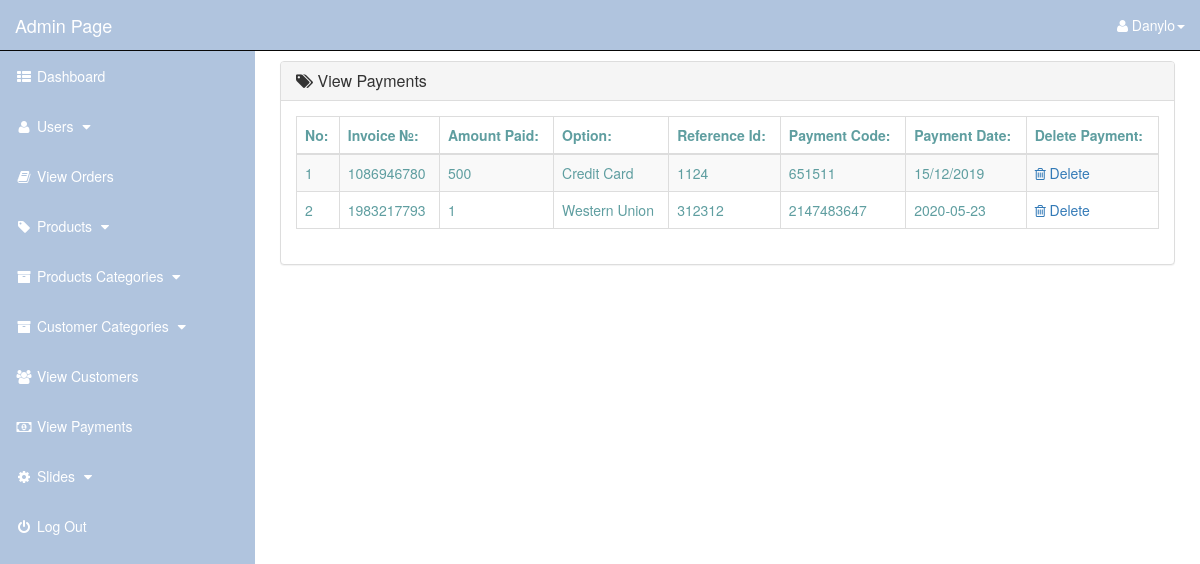
Screenshot of /admin_area/index.php?view_payments (signed in) with the database file from the repository.
### tables this page shows
CREATE TABLE `payments` (
  `payment_id` int(10) NOT NULL,
  `invoice_no` int(10) NOT NULL,
  `amount` int(10) NOT NULL,
  `payment_option` text NOT NULL,
  `ref_id` int(10) NOT NULL,
  `code` int(10) NOT NULL,
  `payment_date` text NOT NULL
);

### admin_area/view_payments.php (the view)
<?php
    if(!isset($_SESSION['admin_email'])){
        echo "<script>window.open('login.php','_self')</script>";
    }else{
?>
<div class="row">
    <div class="col-lg-12">
    </div>
</div>
<div class="row">
    <div class="col-lg-12">
        <div class="panel panel-default">
            <div class="panel-heading">
               <h3 class="panel-title">
                   <i class="fa fa-tags"></i>  View Payments
               </h3>
            </div>
            <div class="panel-body">
                <div class="table-responsive">
                    <table class="table table-striped table-bordered table-hover">
                        <thead>
                            <tr>
                                <th> No: </th>
                                <th> Invoice №: </th>
                                <th> Amount Paid: </th>
                                <th> Option: </th>
                                <th> Reference Id: </th>
                                <th> Payment Code: </th>
                                <th> Payment Date: </th>
                                <th> Delete Payment: </th>
                            </tr>
                        </thead>
                        <tbody>
                            <?php
                                $i=0;
                                $get_payments = "select * from payments";
                                $run_payments = mysqli_query($con,$get_payments);
                                while($row_payments=mysqli_fetch_array($run_payments)){
                                    $payment_id = $row_payments['payment_id'];
                                    $invoice_no = $row_payments['invoice_no'];
                                    $amount = $row_payments['amount'];
                                    $payment_option = $row_payments['payment_option'];
                                    $ref_id = $row_payments['ref_id'];
                                    $code = $row_payments['code'];
                                    $payment_date = $row_payments['payment_date'];
                                    $i++;
                            ?>
                            <tr>
                                <td> <?php echo $i; ?> </td>
                                <td> <?php echo $invoice_no; ?> </td>
                                <td> <?php echo $amount; ?></td>
                                <td> <?php echo $payment_option; ?> </td>
                                <td> <?php echo $ref_id; ?></td>
                                <td> <?php echo $code; ?> </td>
                                <td> <?php echo $payment_date; ?> </td>
                                <td>
                                     <a href="index.php?delete_payment=<?php echo $payment_id; ?>">
                                        <i class="fa fa-trash-o"></i> Delete
                                     </a>
                                </td>
                            </tr>
                            <?php } ?>
                        </tbody>
                    </table>
                </div>
            </div>
        </div>
    </div>
</div>
<?php } ?>

### admin_area/includes/sidebar.php (shortened to what this page needs)
<?php
    if(!isset($_SESSION['admin_email'])){
        echo "<script>window.open('../login.php','_self')</script>";
    }else{
?>
<nav class="navbar navbar-inverse navbar-fixed-top">
    <div class="navbar-header">
        <a href="index.php?dashboard" class="navbar-brand">Admin Page</a>
    </div>
    <ul class="nav navbar-right top-nav">
        <li class="dropdown">
            <a href="#" class="dropdown-toggle" data-toggle="dropdown">
                <i class="fa fa-user"></i></i> <?php echo $admin_name;  ?><b class="caret"></b>
            </a>
        </li>
    </ul>
    <div class="collapse navbar-collapse navbar-ex1-collapse">
        <ul class="nav navbar-nav side-nav">
            <li>
                <a href="index.php?dashboard">
                    <i class="fa fa-fw fa-th-list"></i> Dashboard
                </a>
            </li>
            <li>
                <a href="#" data-toggle="collapse" data-target="#users">
                    <i class="fa fa-fw fa-user "></i> Users
                    <i class="fa fa-fw fa-caret-down"></i>
                </a>
            </li>
            <li>
                <a href="index.php?view_orders">
                    <i class="fa fa-fw fa-book"></i> View Orders
                </a>
            </li>
            <li>
                <a href="#" data-toggle="collapse" data-target="#products">
                        <i class="fa fa-fw fa-tag"></i> Products
                        <i class="fa fa-fw fa-caret-down"></i>
                </a>
             </li>
            <li>
                <a href="#" data-toggle="collapse" data-target="#p_cat">
                        <i class="fa fa-fw fa-archive"></i> Products Categories
                        <i class="fa fa-fw fa-caret-down"></i>
                </a>
            </li>
            <li>
                <a href="#" data-toggle="collapse" data-target="#cat">
                        <i class="fa fa-fw fa-archive"></i> Customer Categories
                        <i class="fa fa-fw fa-caret-down"></i>
                </a>
            </li>
            <li>
                <a href="index.php?view_customers">
                    <i class="fa fa-fw fa-users"></i> View Customers
                </a>
            </li>
            <li>
                <a href="index.php?view_payments">
                    <i class="fa fa-fw fa-money"></i> View Payments
                </a>
            </li>
            <li>
                <a href="#" data-toggle="collapse" data-target="#slides">
                        <i class="fa fa-fw fa-gear"></i> Slides
                        <i class="fa fa-fw fa-caret-down"></i>
                </a>
            </li>
            <li>
                <a href="logout.php">
                    <i class="fa fa-fw fa-power-off"></i> Log Out
                </a>
            </li>
        </ul>
    </div>
</nav>
<?php } ?>

### admin_area/css/style.css (style rules this page uses)
.top-nav { 0 15px; }
.navbar { color: #ffffff !important; background-color: #B0C4DE; }
.navbar-header>a { color: #ffffff !important; }
.top-nav>li { float: left; display: inline-block; }
.top-nav>li>a { color: #ffffff !important; line-height: 20px; padding-top: 15px; padding-bottom: 15px; }
@media (min-width: 768px) { .side-nav { position: fixed; top: 51px; bottom: 0; width: 255px; overflow-y: auto; overflow-x: hidden; background-color: #B0C4DE; padding-bottom: 40px; border-radius: 0; } }
@media (min-width: 768px) { .side-nav>li>a { color: #ffffff; width: 255px; } }
.dropdown { margin-right: 15px; }
.side-nav>li>a { color: #ffffff !important; }

### rows the page displays
payments: invoice_no "1086946780", amount "500", payment_option "Credit Card", ref "1124", code "651511", payment_date "15/12/2019"
payments: invoice_no "1983217793", amount "1", payment_option "Western Union", ref "312312", code "2147483647", payment_date "2020-05-23"

### other values shown
$admin_name "Danylo"
